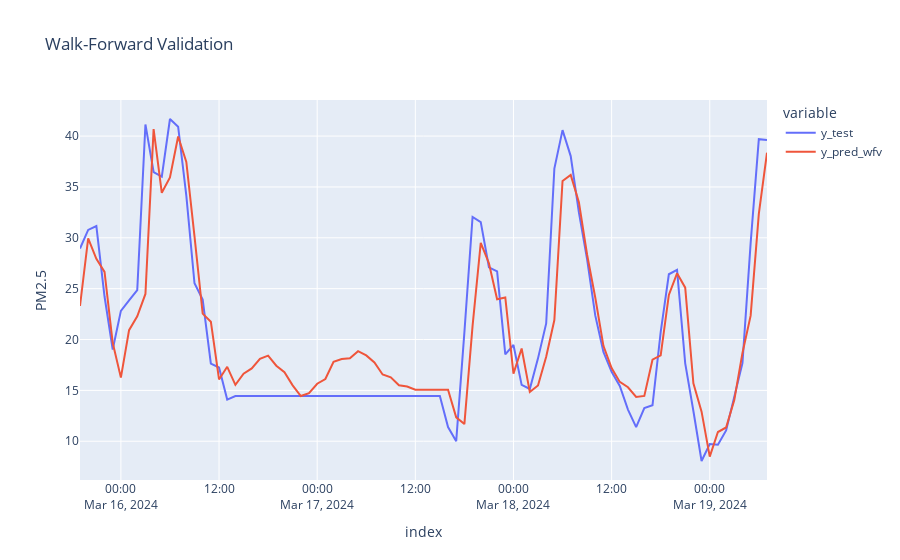

The notebook cell this image was saved under:
### Markdown cell above
A Test MAE (walk forward validation): 2.96 is not bad, and though our sample test data is small, we can still conclude that our model will work fine.

### Code cell
# Plotting to check how the model fits

df_pred_test = pd.DataFrame(
        {
        "y_test":y_test,
         "y_pred_wfv":y_pred_wfv   
        }
)

fig = px.line(df_pred_test, labels={"value":"PM2.5"}, title="Walk-Forward Validation")
fig.show()
